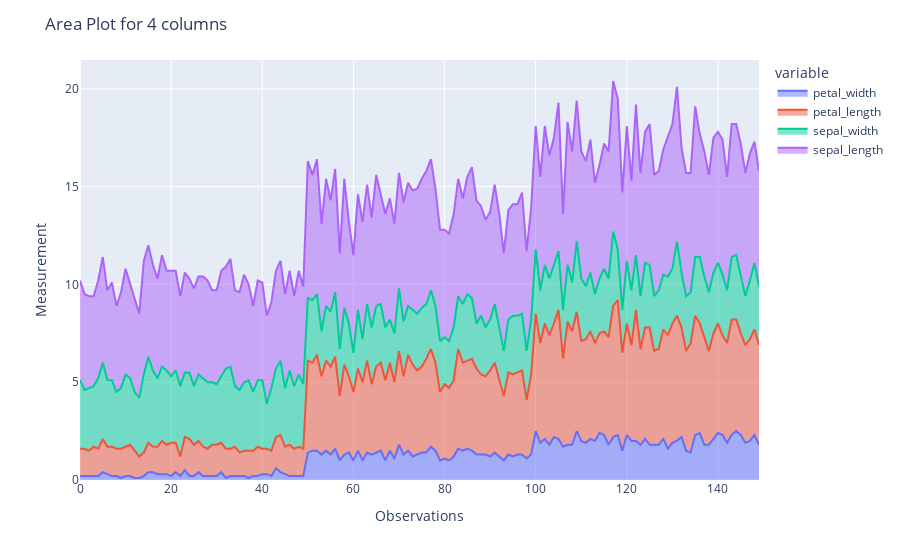

The notebook cell saved with this chart:
### Markdown cell above
`fig = px.area(data_frame=DATAFRAME, y=[NUM_COL1, NUM_COL2])`<BR><BR>
`fig.update_layout(title_text=TITLE, xaxis_title=X_TITLE, width=600, height=400)`<BR><BR>
`fig.show()`

### Code cell
# Code Block
fig = px.area(data_frame=df, y=["petal_width", "petal_length","sepal_width", "sepal_length"])
fig.update_layout(title_text="Area Plot for 4 columns", xaxis_title="Observations", yaxis_title="Measurement")
fig.show()

### Figure 1 — Plotly figure (JSON) as saved in the notebook; plotly's stock layout.template omitted (floating-point values rounded to 4 significant figures; data arrays with more than 128 entries replaced by an {"elided": "..."} marker saying what was removed)
{"data": [{"hovertemplate": "variable=petal_width<br>index=%{x}<br>value=%{y}<extra></extra>", "legendgroup": "petal_width", "line": {"color": "#636efa"}, "marker": {"symbol": "circle"}, "mode": "lines", "name": "petal_width", "orientation": "v", "showlegend": true, "stackgroup": "1", "type": "scatter", "x": {"elided": "150 int values"}, "xaxis": "x", "y": {"elided": "150 float values"}, "yaxis": "y"}, {"hovertemplate": "variable=petal_length<br>index=%{x}<br>value=%{y}<extra></extra>", "legendgroup": "petal_length", "line": {"color": "#EF553B"}, "marker": {"symbol": "circle"}, "mode": "lines", "name": "petal_length", "orientation": "v", "showlegend": true, "stackgroup": "1", "type": "scatter", "x": {"elided": "150 int values"}, "xaxis": "x", "y": {"elided": "150 float values"}, "yaxis": "y"}, {"hovertemplate": "variable=sepal_width<br>index=%{x}<br>value=%{y}<extra></extra>", "legendgroup": "sepal_width", "line": {"color": "#00cc96"}, "marker": {"symbol": "circle"}, "mode": "lines", "name": "sepal_width", "orientation": "v", "showlegend": true, "stackgroup": "1", "type": "scatter", "x": {"elided": "150 int values"}, "xaxis": "x", "y": {"elided": "150 float values"}, "yaxis": "y"}, {"hovertemplate": "variable=sepal_length<br>index=%{x}<br>value=%{y}<extra></extra>", "legendgroup": "sepal_length", "line": {"color": "#ab63fa"}, "marker": {"symbol": "circle"}, "mode": "lines", "name": "sepal_length", "orientation": "v", "showlegend": true, "stackgroup": "1", "type": "scatter", "x": {"elided": "150 int values"}, "xaxis": "x", "y": {"elided": "150 float values"}, "yaxis": "y"}], "layout": {"legend": {"title": {"text": "variable"}, "tracegroupgap": 0}, "margin": {"t": 60}, "title": {"text": "Area Plot for 4 columns"}, "xaxis": {"anchor": "y", "domain": [0, 1], "title": {"text": "Observations"}}, "yaxis": {"anchor": "x", "domain": [0, 1], "title": {"text": "Measurement"}}}}
